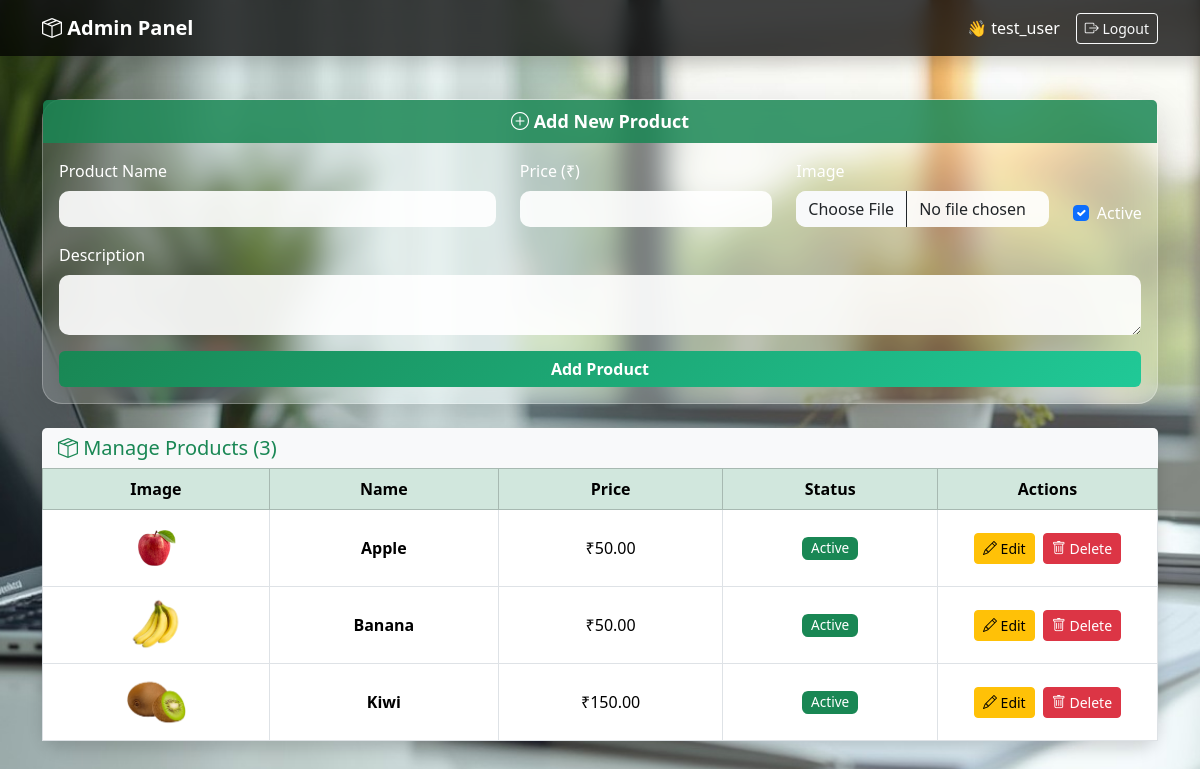
Page /dashboard/ (signed in) on the committed database.
### core/models.py (models this page shows, shortened)
class Product(models.Model):
    name = models.CharField(max_length=200)
    description = models.TextField(blank=True)
    price = models.DecimalField(max_digits=10, decimal_places=2)
    image = models.ImageField(upload_to='products/', blank=True, null=True)
    is_active = models.BooleanField(default=True)
    created_at = models.DateTimeField(auto_now_add=True)

### core/views.py (the view)
# urls.py: path('dashboard/', dashboard, name='dashboard'),
@login_required
def dashboard(request):
    products = Product.objects.all()
    if request.method == "POST":
        form = ProductForm(request.POST, request.FILES)
        if form.is_valid():
            product = form.save(commit=False)
            product.is_active = request.POST.get("is_active") == "on"
            product.save()
            messages.success(request, "Product saved successfully")
            return redirect("dashboard")
    else:
        form = ProductForm()
    return render(request, "dashboard.html", {
        "products": products,
        "form": form
    })

### core/forms.py
class ProductForm(forms.ModelForm):
    class Meta:
        model = Product
        fields = ['name', 'description', 'price', 'image', 'is_active']

### templates/dashboard.html (shortened to what this page needs)
{% load static %}
<!DOCTYPE html>
<html lang="en">
<head>
    <link href="https://cdn.jsdelivr.net/npm/bootstrap@5.3.2/dist/css/bootstrap.min.css" rel="stylesheet">
    <link href="https://cdn.jsdelivr.net/npm/bootstrap-icons@1.11.1/font/bootstrap-icons.css" rel="stylesheet">
</head>
<body>
    <nav class="navbar navbar-expand-lg navbar-dark fixed-top shadow">
        <div class="container">
            <a class="navbar-brand fw-bold">
                <i class="bi bi-box-seam"></i> Admin Panel
            </a>
            <div class="ms-auto d-flex align-items-center">
                <span class="text-white me-3">
                    👋 {{ request.user.username }}
                </span>
                <a href="{% url 'logout' %}" class="btn btn-outline-light btn-sm">
                    <i class="bi bi-box-arrow-right"></i> Logout
                </a>
            </div>
        </div>
    </nav>
    <div class="container py-4">
        <div class="card glass-card shadow-lg mb-4">
            <div class="card-header text-center text-white">
                <i class="bi bi-plus-circle"></i> Add New Product
            </div>
            <div class="card-body">
                <form method="POST" enctype="multipart/form-data">
                    <div class="row">
                        <div class="col-md-5 mb-3">
                            <label class="form-label text-white">Product Name</label>
                            <input type="text" name="name" class="form-control" required>
                        </div>
                        <div class="col-md-3 mb-3">
                            <label class="form-label text-white">Price (₹)</label>
                            <input type="number" name="price" class="form-control" required>
                        </div>
                        <div class="col-md-3 mb-3">
                            <label class="form-label text-white">Image</label>
                            <input type="file" name="image" class="form-control">
                        </div>
                        <div class="col-md-1 mb-3 d-flex align-items-end">
                            <div class="form-check">
                                <input class="form-check-input" type="checkbox" name="is_active" checked>
                                <label class="form-check-label">Active</label>
                            </div>
                        </div>
                    </div>
                    <div class="mb-3">
                        <label class="form-label text-white">Description</label>
                        <textarea name="description" rows="2" class="form-control"></textarea>
                    </div>
                    <button type="submit" class="btn btn-success w-100 fw-semibold">
                        Add Product
                    </button>
                </form>
            </div>
        </div>
        <div class="card shadow border-0 glass-card">
            <div class="card-header bg-light">
                <h5 class="mb-0 text-success">
                    <i class="bi bi-box-seam"></i>
                    Manage Products ({{ products.count }})
                </h5>
            </div>
            <div class="card-body p-0">
                <table class="table table-bordered table-hover align-middle mb-0 text-center">
                    <thead class="table-success">
                        <tr>
                            <th>Image</th>
                            <th>Name</th>
                            <th>Price</th>
                            <th>Status</th>
                            <th width="220">Actions</th>
                        </tr>
                    </thead>
                    <tbody>
                        {% for product in products %}
                        <tr>
                            <td>
                                {% if product.image %}
                                <a href="{% url 'product_detail' product.id %}">
                                    <img src="{{ product.image.url }}" width="60" height="60" class="rounded">
                                </a>
                                {% else %}
                                —
                                {% endif %}
                            </td>
                            <td class="fw-semibold">{{ product.name }}</td>
                            <td>₹{{ product.price }}</td>
                            <td>
                                {% if product.is_active %}
                                <span class="badge bg-success">Active</span>
                                {% else %}
                                <span class="badge bg-secondary">Inactive</span>
                                {% endif %}
                            </td>
                            <td>
                                <a href="{% url 'product_update' product.id %}" class="btn btn-sm btn-warning me-1">
                                    <i class="bi bi-pencil"></i> Edit
                                </a>
                                <a href="{% url 'product_delete' product.id %}" class="btn btn-sm btn-danger">
                                    <i class="bi bi-trash"></i> Delete
                                </a>
                            </td>
                        </tr>
                        {% empty %}
                        <tr>
                            <td colspan="5" class="text-muted py-4">
                                No products found
                            </td>
                        </tr>
                        {% endfor %}
                    </tbody>
                </table>
            </div>
        </div>
    </div>
</body>
</html>

### rows in the picture
Product: image (picture), name "Apple", price "50.00", is_active "Active"
Product: image (picture), name "Banana", price "50.00", is_active "Active"
Product: image (picture), name "Kiwi", price "150.00", is_active "Active"

### other values in the picture
{{ request.user.username }} "test_user"
{{ products.count }} "3"
